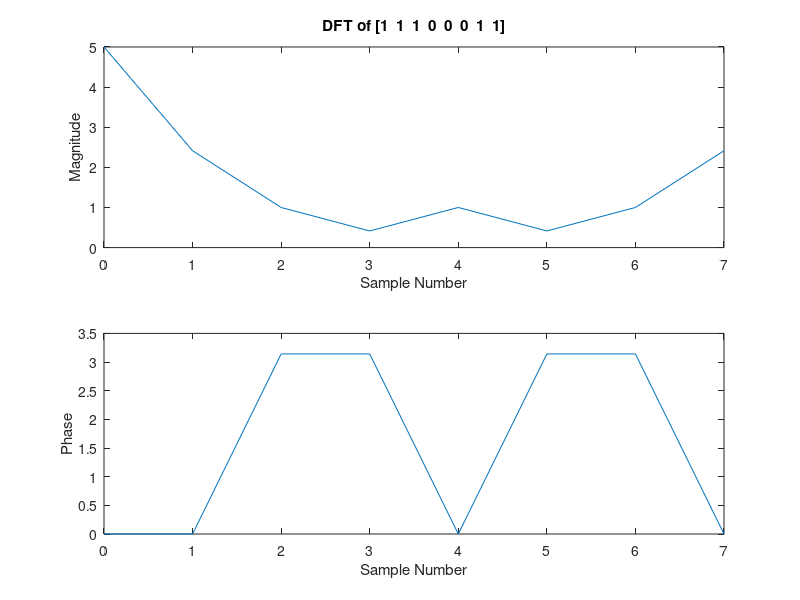
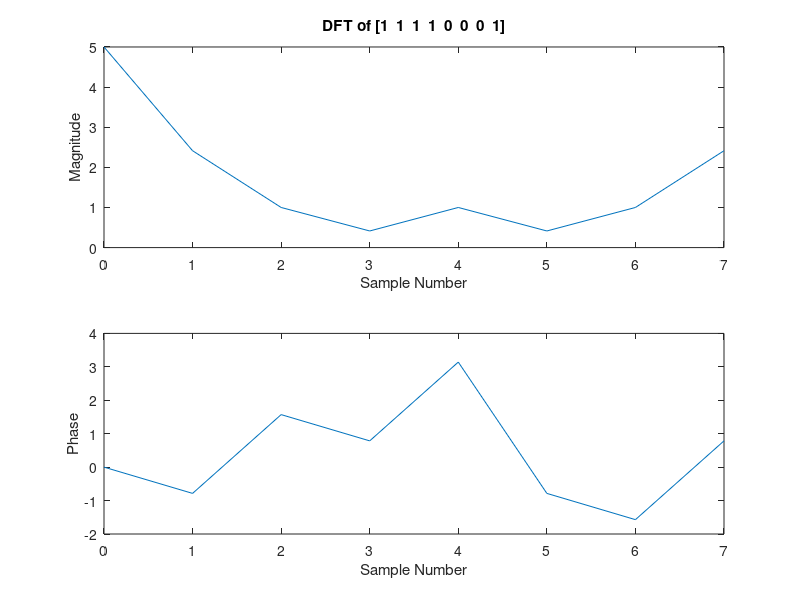
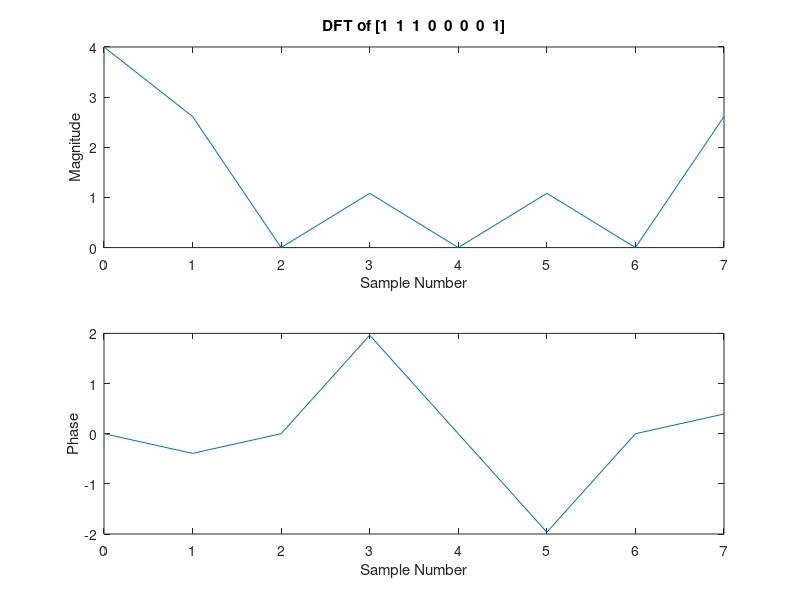

These figures' MATLAB source, in order:
%Plot the DFT for the following signals and comment whether the DFTs are real
% or complex.
% (i) [1 1 1 0 0 0 1 1]
% (ii) [1 1 1 1 0 0 0 1]
% (iii) [1 1 1 0 0 0 0 1]

x_n = cell(3,1);
x_n{1} = [1 1 1 0 0 0 1 1];
x_n{2} = [1 1 1 1 0 0 0 1];
x_n{3} = [1 1 1 0 0 0 0 1];

N = size(x_n,1);
X = cell(N,1);
for i=1:N
    
    % Find DFT
    X{i} = fft(x_n{i});
    
    % Plot magnitude and phase
    figure(i);
    subplot(2,1,1);
    plot(0:7, abs(X{i}));
    xlabel('Sample Number');
    ylabel('Magnitude');
    title(['DFT of [' int2str(x_n{i}) ']']);
    
    subplot(2,1,2);
    plot(0:7, angle(X{i}));
    xlabel('Sample Number');
    ylabel('Phase');
    
    % Print whether sample is real or complex.
    txt_real = 'not ';
    if (isreal(X{i}))
        txt_real = '';
    end
        
    disp(['Sample number ' int2str(i) ' is ' txt_real 'real.']);
    
end


